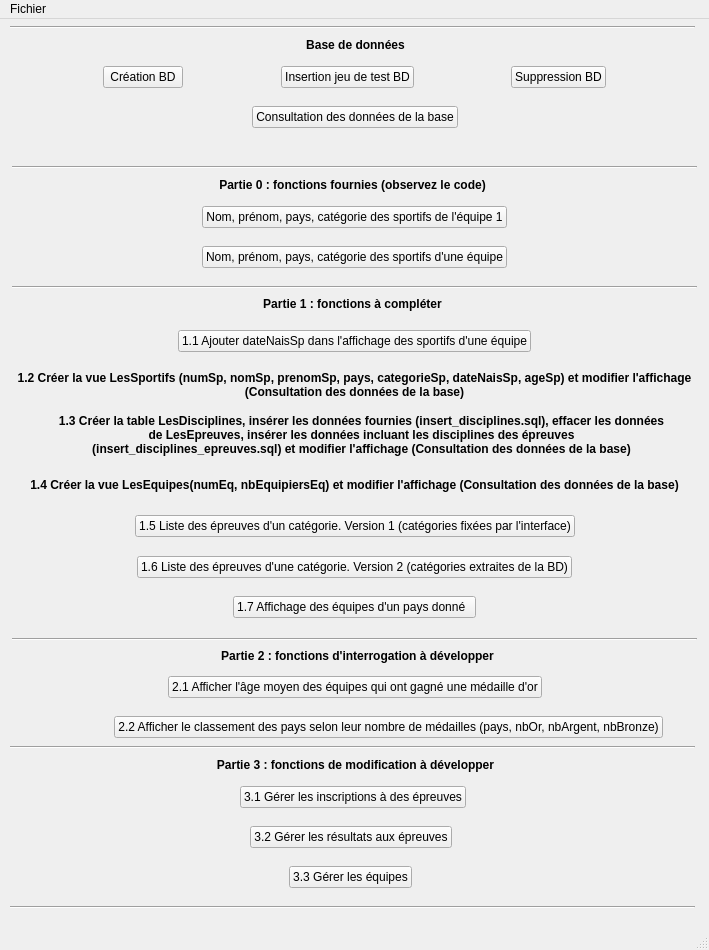
<?xml version="1.0" encoding="UTF-8"?>
<ui version="4.0">
 <class>MainWindow</class>
 <widget class="QMainWindow" name="MainWindow">
  <property name="geometry">
   <rect>
    <x>0</x>
    <y>0</y>
    <width>709</width>
    <height>950</height>
   </rect>
  </property>
  <property name="windowTitle">
   <string>Projet Jeux Olympiques</string>
  </property>
  <property name="windowIcon">
   <iconset>
    <normaloff>342px-Olympic_rings_without_rims.svg.png</normaloff>342px-Olympic_rings_without_rims.svg.png</iconset>
  </property>
  <widget class="QWidget" name="centralwidget">
   <widget class="Line" name="line">
    <property name="geometry">
     <rect>
      <x>10</x>
      <y>0</y>
      <width>685</width>
      <height>16</height>
     </rect>
    </property>
    <property name="orientation">
     <enum>Qt::Horizontal</enum>
    </property>
   </widget>
   <widget class="QLabel" name="label">
    <property name="geometry">
     <rect>
      <x>10</x>
      <y>10</y>
      <width>691</width>
      <height>31</height>
     </rect>
    </property>
    <property name="font">
     <font>
      <weight>75</weight>
      <bold>true</bold>
     </font>
    </property>
    <property name="text">
     <string>Base de données</string>
    </property>
    <property name="alignment">
     <set>Qt::AlignCenter</set>
    </property>
   </widget>
   <widget class="Line" name="line_2">
    <property name="geometry">
     <rect>
      <x>12</x>
      <y>140</y>
      <width>685</width>
      <height>16</height>
     </rect>
    </property>
    <property name="orientation">
     <enum>Qt::Horizontal</enum>
    </property>
   </widget>
   <widget class="QLabel" name="label_3">
    <property name="geometry">
     <rect>
      <x>7</x>
      <y>150</y>
      <width>691</width>
      <height>31</height>
     </rect>
    </property>
    <property name="font">
     <font>
      <weight>75</weight>
      <bold>true</bold>
     </font>
    </property>
    <property name="text">
     <string>Partie 0 : fonctions fournies (observez le code)</string>
    </property>
    <property name="alignment">
     <set>Qt::AlignCenter</set>
    </property>
   </widget>
   <widget class="Line" name="line_3">
    <property name="geometry">
     <rect>
      <x>12</x>
      <y>260</y>
      <width>685</width>
      <height>16</height>
     </rect>
    </property>
    <property name="orientation">
     <enum>Qt::Horizontal</enum>
    </property>
   </widget>
   <widget class="QLabel" name="label_4">
    <property name="geometry">
     <rect>
      <x>7</x>
      <y>269</y>
      <width>691</width>
      <height>31</height>
     </rect>
    </property>
    <property name="font">
     <font>
      <weight>75</weight>
      <bold>true</bold>
     </font>
    </property>
    <property name="text">
     <string>Partie 1 : fonctions à compléter</string>
    </property>
    <property name="alignment">
     <set>Qt::AlignCenter</set>
    </property>
   </widget>
   <widget class="QLabel" name="label_7">
    <property name="geometry">
     <rect>
      <x>12</x>
      <y>350</y>
      <width>685</width>
      <height>31</height>
     </rect>
    </property>
    <property name="font">
     <font>
      <weight>75</weight>
      <bold>true</bold>
     </font>
    </property>
    <property name="text">
     <string>1.2 Créer la vue LesSportifs (numSp, nomSp, prenomSp, pays, categorieSp, dateNaisSp, ageSp) et modifier l'affichage (Consultation des données de la base)</string>
    </property>
    <property name="alignment">
     <set>Qt::AlignCenter</set>
    </property>
    <property name="wordWrap">
     <bool>true</bool>
    </property>
   </widget>
   <widget class="QLabel" name="label_8">
    <property name="geometry">
     <rect>
      <x>56</x>
      <y>390</y>
      <width>611</width>
      <height>51</height>
     </rect>
    </property>
    <property name="font">
     <font>
      <weight>75</weight>
      <bold>true</bold>
     </font>
    </property>
    <property name="text">
     <string>1.3 Créer la table LesDisciplines, insérer les données fournies (insert_disciplines.sql), effacer les données de LesEpreuves, insérer les données incluant les disciplines des épreuves (insert_disciplines_epreuves.sql) et modifier l'affichage (Consultation des données de la base)</string>
    </property>
    <property name="alignment">
     <set>Qt::AlignCenter</set>
    </property>
    <property name="wordWrap">
     <bool>true</bool>
    </property>
   </widget>
   <widget class="QLabel" name="label_9">
    <property name="geometry">
     <rect>
      <x>12</x>
      <y>450</y>
      <width>685</width>
      <height>31</height>
     </rect>
    </property>
    <property name="font">
     <font>
      <weight>75</weight>
      <bold>true</bold>
     </font>
    </property>
    <property name="text">
     <string>1.4 Créer la vue LesEquipes(numEq, nbEquipiersEq) et modifier l'affichage (Consultation des données de la base)</string>
    </property>
    <property name="alignment">
     <set>Qt::AlignCenter</set>
    </property>
    <property name="wordWrap">
     <bool>true</bool>
    </property>
   </widget>
   <widget class="Line" name="line_4">
    <property name="geometry">
     <rect>
      <x>12</x>
      <y>612</y>
      <width>685</width>
      <height>16</height>
     </rect>
    </property>
    <property name="orientation">
     <enum>Qt::Horizontal</enum>
    </property>
   </widget>
   <widget class="QLabel" name="label_5">
    <property name="geometry">
     <rect>
      <x>12</x>
      <y>621</y>
      <width>691</width>
      <height>31</height>
     </rect>
    </property>
    <property name="font">
     <font>
      <weight>75</weight>
      <bold>true</bold>
     </font>
    </property>
    <property name="text">
     <string>Partie 2 : fonctions d'interrogation à développer</string>
    </property>
    <property name="alignment">
     <set>Qt::AlignCenter</set>
    </property>
   </widget>
   <widget class="Line" name="line_5">
    <property name="geometry">
     <rect>
      <x>10</x>
      <y>720</y>
      <width>685</width>
      <height>16</height>
     </rect>
    </property>
    <property name="orientation">
     <enum>Qt::Horizontal</enum>
    </property>
   </widget>
   <widget class="QLabel" name="label_6">
    <property name="geometry">
     <rect>
      <x>10</x>
      <y>735</y>
      <width>691</width>
      <height>21</height>
     </rect>
    </property>
    <property name="font">
     <font>
      <weight>75</weight>
      <bold>true</bold>
     </font>
    </property>
    <property name="text">
     <string>Partie 3 : fonctions de modification à développer</string>
    </property>
    <property name="alignment">
     <set>Qt::AlignCenter</set>
    </property>
   </widget>
   <widget class="Line" name="line_6">
    <property name="geometry">
     <rect>
      <x>10</x>
      <y>880</y>
      <width>685</width>
      <height>16</height>
     </rect>
    </property>
    <property name="orientation">
     <enum>Qt::Horizontal</enum>
    </property>
   </widget>
   <widget class="QLabel" name="label_2">
    <property name="geometry">
     <rect>
      <x>10</x>
      <y>120</y>
      <width>689</width>
      <height>19</height>
     </rect>
    </property>
    <property name="text">
     <string/>
    </property>
    <property name="alignment">
     <set>Qt::AlignCenter</set>
    </property>
   </widget>
   <widget class="QWidget" name="layoutWidget">
    <property name="geometry">
     <rect>
      <x>12</x>
      <y>40</y>
      <width>685</width>
      <height>36</height>
     </rect>
    </property>
    <layout class="QHBoxLayout" name="horizontalLayout">
     <item>
      <spacer name="horizontalSpacer">
       <property name="orientation">
        <enum>Qt::Horizontal</enum>
       </property>
       <property name="sizeHint" stdset="0">
        <size>
         <width>40</width>
         <height>20</height>
        </size>
       </property>
      </spacer>
     </item>
     <item>
      <widget class="QPushButton" name="pushButton">
       <property name="text">
        <string>Création BD</string>
       </property>
      </widget>
     </item>
     <item>
      <spacer name="horizontalSpacer_2">
       <property name="orientation">
        <enum>Qt::Horizontal</enum>
       </property>
       <property name="sizeHint" stdset="0">
        <size>
         <width>40</width>
         <height>20</height>
        </size>
       </property>
      </spacer>
     </item>
     <item>
      <widget class="QPushButton" name="pushButton_3">
       <property name="text">
        <string>Insertion jeu de test BD</string>
       </property>
      </widget>
     </item>
     <item>
      <spacer name="horizontalSpacer_3">
       <property name="orientation">
        <enum>Qt::Horizontal</enum>
       </property>
       <property name="sizeHint" stdset="0">
        <size>
         <width>40</width>
         <height>20</height>
        </size>
       </property>
      </spacer>
     </item>
     <item>
      <widget class="QPushButton" name="pushButton_2">
       <property name="text">
        <string>Suppression BD</string>
       </property>
      </widget>
     </item>
     <item>
      <spacer name="horizontalSpacer_4">
       <property name="orientation">
        <enum>Qt::Horizontal</enum>
       </property>
       <property name="sizeHint" stdset="0">
        <size>
         <width>40</width>
         <height>20</height>
        </size>
       </property>
      </spacer>
     </item>
    </layout>
   </widget>
   <widget class="QWidget" name="layoutWidget">
    <property name="geometry">
     <rect>
      <x>12</x>
      <y>80</y>
      <width>685</width>
      <height>36</height>
     </rect>
    </property>
    <layout class="QHBoxLayout" name="horizontalLayout_13">
     <item>
      <spacer name="horizontalSpacer_28">
       <property name="orientation">
        <enum>Qt::Horizontal</enum>
       </property>
       <property name="sizeHint" stdset="0">
        <size>
         <width>40</width>
         <height>20</height>
        </size>
       </property>
      </spacer>
     </item>
     <item>
      <widget class="QPushButton" name="pushButton_15">
       <property name="text">
        <string>Consultation des données de la base</string>
       </property>
      </widget>
     </item>
     <item>
      <spacer name="horizontalSpacer_27">
       <property name="orientation">
        <enum>Qt::Horizontal</enum>
       </property>
       <property name="sizeHint" stdset="0">
        <size>
         <width>40</width>
         <height>20</height>
        </size>
       </property>
      </spacer>
     </item>
    </layout>
   </widget>
   <widget class="QWidget" name="layoutWidget">
    <property name="geometry">
     <rect>
      <x>12</x>
      <y>180</y>
      <width>685</width>
      <height>36</height>
     </rect>
    </property>
    <layout class="QHBoxLayout" name="horizontalLayout_2">
     <item>
      <spacer name="horizontalSpacer_7">
       <property name="orientation">
        <enum>Qt::Horizontal</enum>
       </property>
       <property name="sizeHint" stdset="0">
        <size>
         <width>40</width>
         <height>20</height>
        </size>
       </property>
      </spacer>
     </item>
     <item>
      <widget class="QPushButton" name="pushButton_4">
       <property name="text">
        <string>Nom, prénom, pays, catégorie des sportifs de l'équipe 1</string>
       </property>
      </widget>
     </item>
     <item>
      <spacer name="horizontalSpacer_5">
       <property name="orientation">
        <enum>Qt::Horizontal</enum>
       </property>
       <property name="sizeHint" stdset="0">
        <size>
         <width>40</width>
         <height>20</height>
        </size>
       </property>
      </spacer>
     </item>
    </layout>
   </widget>
   <widget class="QWidget" name="layoutWidget">
    <property name="geometry">
     <rect>
      <x>12</x>
      <y>220</y>
      <width>685</width>
      <height>36</height>
     </rect>
    </property>
    <layout class="QHBoxLayout" name="horizontalLayout_3">
     <item>
      <spacer name="horizontalSpacer_8">
       <property name="orientation">
        <enum>Qt::Horizontal</enum>
       </property>
       <property name="sizeHint" stdset="0">
        <size>
         <width>40</width>
         <height>20</height>
        </size>
       </property>
      </spacer>
     </item>
     <item>
      <widget class="QPushButton" name="pushButton_5">
       <property name="text">
        <string>Nom, prénom, pays, catégorie des sportifs d'une équipe</string>
       </property>
      </widget>
     </item>
     <item>
      <spacer name="horizontalSpacer_6">
       <property name="orientation">
        <enum>Qt::Horizontal</enum>
       </property>
       <property name="sizeHint" stdset="0">
        <size>
         <width>40</width>
         <height>20</height>
        </size>
       </property>
      </spacer>
     </item>
    </layout>
   </widget>
   <widget class="QWidget" name="layoutWidget">
    <property name="geometry">
     <rect>
      <x>12</x>
      <y>304</y>
      <width>685</width>
      <height>36</height>
     </rect>
    </property>
    <layout class="QHBoxLayout" name="horizontalLayout_4">
     <item>
      <spacer name="horizontalSpacer_10">
       <property name="orientation">
        <enum>Qt::Horizontal</enum>
       </property>
       <property name="sizeHint" stdset="0">
        <size>
         <width>40</width>
         <height>20</height>
        </size>
       </property>
      </spacer>
     </item>
     <item>
      <widget class="QPushButton" name="pushButton_6">
       <property name="text">
        <string>1.1 Ajouter dateNaisSp dans l'affichage des sportifs d'une équipe</string>
       </property>
      </widget>
     </item>
     <item>
      <spacer name="horizontalSpacer_9">
       <property name="orientation">
        <enum>Qt::Horizontal</enum>
       </property>
       <property name="sizeHint" stdset="0">
        <size>
         <width>40</width>
         <height>20</height>
        </size>
       </property>
      </spacer>
     </item>
    </layout>
   </widget>
   <widget class="QWidget" name="layoutWidget">
    <property name="geometry">
     <rect>
      <x>12</x>
      <y>489</y>
      <width>685</width>
      <height>36</height>
     </rect>
    </property>
    <layout class="QHBoxLayout" name="horizontalLayout_5">
     <item>
      <spacer name="horizontalSpacer_12">
       <property name="orientation">
        <enum>Qt::Horizontal</enum>
       </property>
       <property name="sizeHint" stdset="0">
        <size>
         <width>40</width>
         <height>20</height>
        </size>
       </property>
      </spacer>
     </item>
     <item>
      <widget class="QPushButton" name="pushButton_7">
       <property name="text">
        <string>1.5 Liste des épreuves d'un catégorie. Version 1 (catégories fixées par l'interface)</string>
       </property>
      </widget>
     </item>
     <item>
      <spacer name="horizontalSpacer_11">
       <property name="orientation">
        <enum>Qt::Horizontal</enum>
       </property>
       <property name="sizeHint" stdset="0">
        <size>
         <width>40</width>
         <height>20</height>
        </size>
       </property>
      </spacer>
     </item>
    </layout>
   </widget>
   <widget class="QWidget" name="layoutWidget">
    <property name="geometry">
     <rect>
      <x>12</x>
      <y>530</y>
      <width>685</width>
      <height>36</height>
     </rect>
    </property>
    <layout class="QHBoxLayout" name="horizontalLayout_6">
     <item>
      <spacer name="horizontalSpacer_14">
       <property name="orientation">
        <enum>Qt::Horizontal</enum>
       </property>
       <property name="sizeHint" stdset="0">
        <size>
         <width>40</width>
         <height>20</height>
        </size>
       </property>
      </spacer>
     </item>
     <item>
      <widget class="QPushButton" name="pushButton_8">
       <property name="text">
        <string>1.6 Liste des épreuves d'une catégorie. Version 2 (catégories extraites de la BD)</string>
       </property>
      </widget>
     </item>
     <item>
      <spacer name="horizontalSpacer_13">
       <property name="orientation">
        <enum>Qt::Horizontal</enum>
       </property>
       <property name="sizeHint" stdset="0">
        <size>
         <width>40</width>
         <height>20</height>
        </size>
       </property>
      </spacer>
     </item>
    </layout>
   </widget>
   <widget class="QWidget" name="layoutWidget">
    <property name="geometry">
     <rect>
      <x>12</x>
      <y>570</y>
      <width>685</width>
      <height>36</height>
     </rect>
    </property>
    <layout class="QHBoxLayout" name="horizontalLayout_7">
     <item>
      <spacer name="horizontalSpacer_16">
       <property name="orientation">
        <enum>Qt::Horizontal</enum>
       </property>
       <property name="sizeHint" stdset="0">
        <size>
         <width>40</width>
         <height>20</height>
        </size>
       </property>
      </spacer>
     </item>
     <item>
      <widget class="QPushButton" name="pushButton_9">
       <property name="text">
        <string>1.7 Affichage des équipes d'un pays donné  </string>
       </property>
      </widget>
     </item>
     <item>
      <spacer name="horizontalSpacer_15">
       <property name="orientation">
        <enum>Qt::Horizontal</enum>
       </property>
       <property name="sizeHint" stdset="0">
        <size>
         <width>40</width>
         <height>20</height>
        </size>
       </property>
      </spacer>
     </item>
    </layout>
   </widget>
   <widget class="QWidget" name="layoutWidget">
    <property name="geometry">
     <rect>
      <x>12</x>
      <y>650</y>
      <width>685</width>
      <height>36</height>
     </rect>
    </property>
    <layout class="QHBoxLayout" name="horizontalLayout_8">
     <item>
      <spacer name="horizontalSpacer_18">
       <property name="orientation">
        <enum>Qt::Horizontal</enum>
       </property>
       <property name="sizeHint" stdset="0">
        <size>
         <width>40</width>
         <height>20</height>
        </size>
       </property>
      </spacer>
     </item>
     <item>
      <widget class="QPushButton" name="pushButton_10">
       <property name="text">
        <string>2.1 Afficher l'âge moyen des équipes qui ont gagné une médaille d'or</string>
       </property>
      </widget>
     </item>
     <item>
      <spacer name="horizontalSpacer_17">
       <property name="orientation">
        <enum>Qt::Horizontal</enum>
       </property>
       <property name="sizeHint" stdset="0">
        <size>
         <width>40</width>
         <height>20</height>
        </size>
       </property>
      </spacer>
     </item>
    </layout>
   </widget>
   <widget class="QWidget" name="layoutWidget">
    <property name="geometry">
     <rect>
      <x>12</x>
      <y>690</y>
      <width>753</width>
      <height>36</height>
     </rect>
    </property>
    <layout class="QHBoxLayout" name="horizontalLayout_9">
     <item>
      <spacer name="horizontalSpacer_20">
       <property name="orientation">
        <enum>Qt::Horizontal</enum>
       </property>
       <property name="sizeHint" stdset="0">
        <size>
         <width>40</width>
         <height>20</height>
        </size>
       </property>
      </spacer>
     </item>
     <item>
      <widget class="QPushButton" name="pushButton_11">
       <property name="text">
        <string>2.2 Afficher le classement des pays selon leur nombre de médailles (pays, nbOr, nbArgent, nbBronze)</string>
       </property>
      </widget>
     </item>
     <item>
      <spacer name="horizontalSpacer_19">
       <property name="orientation">
        <enum>Qt::Horizontal</enum>
       </property>
       <property name="sizeHint" stdset="0">
        <size>
         <width>40</width>
         <height>20</height>
        </size>
       </property>
      </spacer>
     </item>
    </layout>
   </widget>
   <widget class="QWidget" name="layoutWidget">
    <property name="geometry">
     <rect>
      <x>10</x>
      <y>760</y>
      <width>685</width>
      <height>36</height>
     </rect>
    </property>
    <layout class="QHBoxLayout" name="horizontalLayout_11">
     <item>
      <spacer name="horizontalSpacer_24">
       <property name="orientation">
        <enum>Qt::Horizontal</enum>
       </property>
       <property name="sizeHint" stdset="0">
        <size>
         <width>40</width>
         <height>20</height>
        </size>
       </property>
      </spacer>
     </item>
     <item>
      <widget class="QPushButton" name="pushButton_13">
       <property name="text">
        <string>3.1 Gérer les inscriptions à des épreuves</string>
       </property>
      </widget>
     </item>
     <item>
      <spacer name="horizontalSpacer_23">
       <property name="orientation">
        <enum>Qt::Horizontal</enum>
       </property>
       <property name="sizeHint" stdset="0">
        <size>
         <width>40</width>
         <height>20</height>
        </size>
       </property>
      </spacer>
     </item>
    </layout>
   </widget>
   <widget class="QWidget" name="layoutWidget">
    <property name="geometry">
     <rect>
      <x>10</x>
      <y>800</y>
      <width>681</width>
      <height>36</height>
     </rect>
    </property>
    <layout class="QHBoxLayout" name="horizontalLayout_12">
     <item>
      <spacer name="horizontalSpacer_26">
       <property name="orientation">
        <enum>Qt::Horizontal</enum>
       </property>
       <property name="sizeHint" stdset="0">
        <size>
         <width>40</width>
         <height>20</height>
        </size>
       </property>
      </spacer>
     </item>
     <item>
      <widget class="QPushButton" name="pushButton_14">
       <property name="text">
        <string>3.2 Gérer les résultats aux épreuves</string>
       </property>
      </widget>
     </item>
     <item>
      <spacer name="horizontalSpacer_25">
       <property name="orientation">
        <enum>Qt::Horizontal</enum>
       </property>
       <property name="sizeHint" stdset="0">
        <size>
         <width>40</width>
         <height>20</height>
        </size>
       </property>
      </spacer>
     </item>
    </layout>
   </widget>
   <widget class="QWidget" name="layoutWidget_2">
    <property name="geometry">
     <rect>
      <x>10</x>
      <y>840</y>
      <width>681</width>
      <height>36</height>
     </rect>
    </property>
    <layout class="QHBoxLayout" name="horizontalLayout_14">
     <item>
      <spacer name="horizontalSpacer_29">
       <property name="orientation">
        <enum>Qt::Horizontal</enum>
       </property>
       <property name="sizeHint" stdset="0">
        <size>
         <width>40</width>
         <height>20</height>
        </size>
       </property>
      </spacer>
     </item>
     <item>
      <widget class="QPushButton" name="pushButton_16">
       <property name="text">
        <string>3.3 Gérer les équipes</string>
       </property>
      </widget>
     </item>
     <item>
      <spacer name="horizontalSpacer_30">
       <property name="orientation">
        <enum>Qt::Horizontal</enum>
       </property>
       <property name="sizeHint" stdset="0">
        <size>
         <width>40</width>
         <height>20</height>
        </size>
       </property>
      </spacer>
     </item>
    </layout>
   </widget>
  </widget>
  <widget class="QMenuBar" name="menubar">
   <property name="geometry">
    <rect>
     <x>0</x>
     <y>0</y>
     <width>709</width>
     <height>26</height>
    </rect>
   </property>
   <widget class="QMenu" name="menuFiles">
    <property name="title">
     <string>Fichier</string>
    </property>
    <addaction name="actionQuitter"/>
   </widget>
   <addaction name="menuFiles"/>
  </widget>
  <widget class="QStatusBar" name="statusbar"/>
  <action name="actionQuitter">
   <property name="text">
    <string>Quitter</string>
   </property>
  </action>
 </widget>
 <resources/>
 <connections>
  <connection>
   <sender>actionQuitter</sender>
   <signal>triggered()</signal>
   <receiver>MainWindow</receiver>
   <slot>close()</slot>
   <hints>
    <hint type="sourcelabel">
     <x>-1</x>
     <y>-1</y>
    </hint>
    <hint type="destinationlabel">
     <x>399</x>
     <y>299</y>
    </hint>
   </hints>
  </connection>
  <connection>
   <sender>pushButton</sender>
   <signal>clicked()</signal>
   <receiver>MainWindow</receiver>
   <slot>createDB()</slot>
   <hints>
    <hint type="sourcelabel">
     <x>156</x>
     <y>85</y>
    </hint>
    <hint type="destinationlabel">
     <x>135</x>
     <y>130</y>
    </hint>
   </hints>
  </connection>
  <connection>
   <sender>pushButton_3</sender>
   <signal>clicked()</signal>
   <receiver>MainWindow</receiver>
   <slot>insertDB()</slot>
   <hints>
    <hint type="sourcelabel">
     <x>356</x>
     <y>85</y>
    </hint>
    <hint type="destinationlabel">
     <x>388</x>
     <y>127</y>
    </hint>
   </hints>
  </connection>
  <connection>
   <sender>pushButton_2</sender>
   <signal>clicked()</signal>
   <receiver>MainWindow</receiver>
   <slot>deleteDB()</slot>
   <hints>
    <hint type="sourcelabel">
     <x>516</x>
     <y>85</y>
    </hint>
    <hint type="destinationlabel">
     <x>598</x>
     <y>139</y>
    </hint>
   </hints>
  </connection>
  <connection>
   <sender>pushButton_15</sender>
   <signal>clicked()</signal>
   <receiver>MainWindow</receiver>
   <slot>openData()</slot>
   <hints>
    <hint type="sourcelabel">
     <x>463</x>
     <y>137</y>
    </hint>
    <hint type="destinationlabel">
     <x>498</x>
     <y>183</y>
    </hint>
   </hints>
  </connection>
  <connection>
   <sender>pushButton_4</sender>
   <signal>clicked()</signal>
   <receiver>MainWindow</receiver>
   <slot>open_fct_fournie_1()</slot>
   <hints>
    <hint type="sourcelabel">
     <x>518</x>
     <y>237</y>
    </hint>
    <hint type="destinationlabel">
     <x>79</x>
     <y>174</y>
    </hint>
   </hints>
  </connection>
  <connection>
   <sender>pushButton_5</sender>
   <signal>clicked()</signal>
   <receiver>MainWindow</receiver>
   <slot>open_fct_fournie_2()</slot>
   <hints>
    <hint type="sourcelabel">
     <x>518</x>
     <y>277</y>
    </hint>
    <hint type="destinationlabel">
     <x>116</x>
     <y>221</y>
    </hint>
   </hints>
  </connection>
  <connection>
   <sender>pushButton_6</sender>
   <signal>clicked()</signal>
   <receiver>MainWindow</receiver>
   <slot>open_fct_comp_1()</slot>
   <hints>
    <hint type="sourcelabel">
     <x>544</x>
     <y>361</y>
    </hint>
    <hint type="destinationlabel">
     <x>515</x>
     <y>274</y>
    </hint>
   </hints>
  </connection>
  <connection>
   <sender>pushButton_7</sender>
   <signal>clicked()</signal>
   <receiver>MainWindow</receiver>
   <slot>open_fct_comp_2()</slot>
   <hints>
    <hint type="sourcelabel">
     <x>540</x>
     <y>521</y>
    </hint>
    <hint type="destinationlabel">
     <x>576</x>
     <y>305</y>
    </hint>
   </hints>
  </connection>
  <connection>
   <sender>pushButton_8</sender>
   <signal>clicked()</signal>
   <receiver>MainWindow</receiver>
   <slot>open_fct_comp_3()</slot>
   <hints>
    <hint type="sourcelabel">
     <x>545</x>
     <y>562</y>
    </hint>
    <hint type="destinationlabel">
     <x>551</x>
     <y>342</y>
    </hint>
   </hints>
  </connection>
  <connection>
   <sender>pushButton_9</sender>
   <signal>clicked()</signal>
   <receiver>MainWindow</receiver>
   <slot>open_fct_comp_4()</slot>
   <hints>
    <hint type="sourcelabel">
     <x>484</x>
     <y>627</y>
    </hint>
    <hint type="destinationlabel">
     <x>521</x>
     <y>367</y>
    </hint>
   </hints>
  </connection>
  <connection>
   <sender>pushButton_11</sender>
   <signal>clicked()</signal>
   <receiver>MainWindow</receiver>
   <slot>open_fct_part_2_2()</slot>
   <hints>
    <hint type="sourcelabel">
     <x>663</x>
     <y>743</y>
    </hint>
    <hint type="destinationlabel">
     <x>725</x>
     <y>759</y>
    </hint>
   </hints>
  </connection>
  <connection>
   <sender>pushButton_10</sender>
   <signal>clicked()</signal>
   <receiver>MainWindow</receiver>
   <slot>open_fct_part2_1()</slot>
   <hints>
    <hint type="sourcelabel">
     <x>411</x>
     <y>698</y>
    </hint>
    <hint type="destinationlabel">
     <x>606</x>
     <y>676</y>
    </hint>
   </hints>
  </connection>
  <connection>
   <sender>pushButton_14</sender>
   <signal>clicked()</signal>
   <receiver>MainWindow</receiver>
   <slot>open_fct_part_3_2()</slot>
   <hints>
    <hint type="sourcelabel">
     <x>406</x>
     <y>846</y>
    </hint>
    <hint type="destinationlabel">
     <x>576</x>
     <y>843</y>
    </hint>
   </hints>
  </connection>
  <connection>
   <sender>pushButton_16</sender>
   <signal>clicked()</signal>
   <receiver>MainWindow</receiver>
   <slot>open_fct_part_3_3()</slot>
   <hints>
    <hint type="sourcelabel">
     <x>362</x>
     <y>888</y>
    </hint>
    <hint type="destinationlabel">
     <x>601</x>
     <y>886</y>
    </hint>
   </hints>
  </connection>
 </connections>
 <slots>
  <slot>createDB()</slot>
  <slot>insertDB()</slot>
  <slot>deleteDB()</slot>
  <slot>openData()</slot>
  <slot>openAddUser()</slot>
  <slot>openDelUser()</slot>
  <slot>open_fct_fournie_1()</slot>
  <slot>open_fct_fournie_2()</slot>
  <slot>open_fct_comp_1()</slot>
  <slot>open_fct_comp_2()</slot>
  <slot>open_fct_comp_3()</slot>
  <slot>open_fct_comp_4()</slot>
  <slot>open_fct_part_2_2()</slot>
  <slot>open_fct_part2_1()</slot>
  <slot>open_fct_part_3_2()</slot>
  <slot>open_fct_part_3_3()</slot>
 </slots>
</ui>
